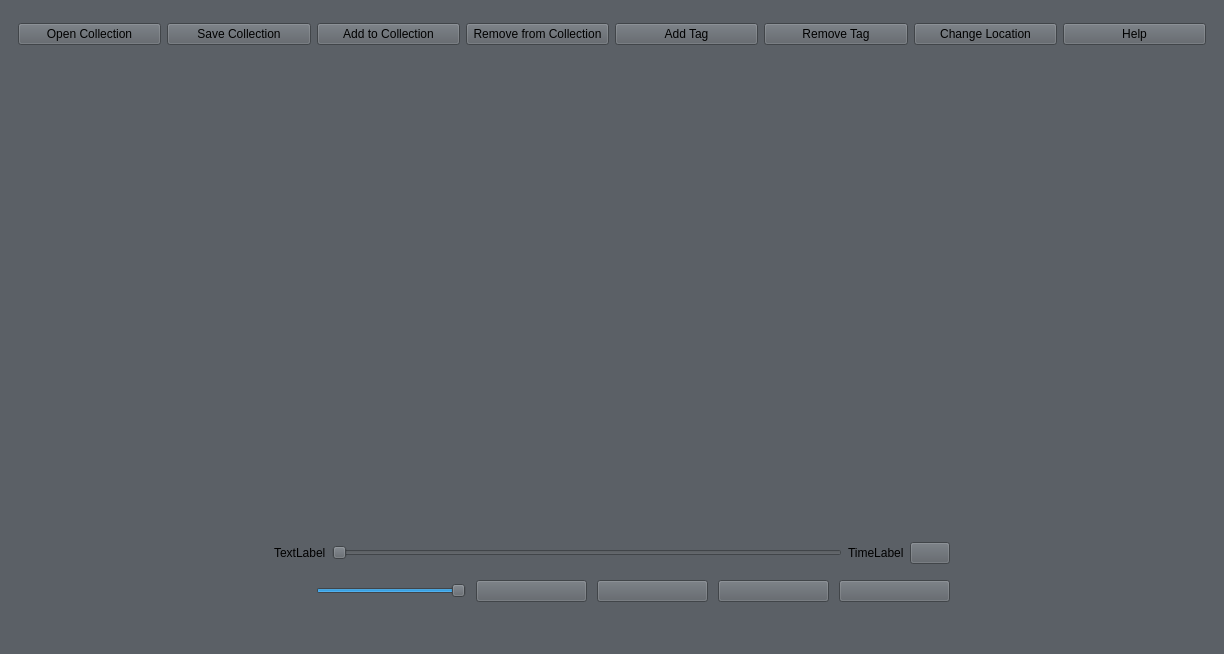
<?xml version="1.0" encoding="UTF-8"?>
<ui version="4.0">
 <class>MainWindow</class>
 <widget class="QMainWindow" name="MainWindow">
  <property name="geometry">
   <rect>
    <x>0</x>
    <y>0</y>
    <width>1224</width>
    <height>654</height>
   </rect>
  </property>
  <property name="minimumSize">
   <size>
    <width>1210</width>
    <height>654</height>
   </size>
  </property>
  <property name="windowTitle">
   <string>MainWindow</string>
  </property>
  <property name="styleSheet">
   <string notr="true">background-color: rgb(91, 96, 102)</string>
  </property>
  <widget class="QWidget" name="MainWidget">
   <property name="sizePolicy">
    <sizepolicy hsizetype="Preferred" vsizetype="Preferred">
     <horstretch>0</horstretch>
     <verstretch>2</verstretch>
    </sizepolicy>
   </property>
   <property name="minimumSize">
    <size>
     <width>861</width>
     <height>596</height>
    </size>
   </property>
   <layout class="QGridLayout" name="gridLayout_2">
    <item row="2" column="0" rowspan="2">
     <widget class="QWidget" name="TopLeftContainer" native="true">
      <property name="enabled">
       <bool>true</bool>
      </property>
      <property name="sizePolicy">
       <sizepolicy hsizetype="Fixed" vsizetype="Preferred">
        <horstretch>0</horstretch>
        <verstretch>0</verstretch>
       </sizepolicy>
      </property>
      <property name="minimumSize">
       <size>
        <width>250</width>
        <height>0</height>
       </size>
      </property>
      <property name="maximumSize">
       <size>
        <width>285</width>
        <height>16777215</height>
       </size>
      </property>
      <layout class="QVBoxLayout" name="leftLayout">
       <property name="spacing">
        <number>0</number>
       </property>
       <property name="leftMargin">
        <number>0</number>
       </property>
       <property name="topMargin">
        <number>0</number>
       </property>
       <property name="rightMargin">
        <number>0</number>
       </property>
       <property name="bottomMargin">
        <number>0</number>
       </property>
      </layout>
     </widget>
    </item>
    <item row="2" column="2" rowspan="2">
     <widget class="QWidget" name="TopRightContainer" native="true">
      <property name="enabled">
       <bool>true</bool>
      </property>
      <property name="sizePolicy">
       <sizepolicy hsizetype="Fixed" vsizetype="Expanding">
        <horstretch>0</horstretch>
        <verstretch>0</verstretch>
       </sizepolicy>
      </property>
      <property name="minimumSize">
       <size>
        <width>250</width>
        <height>0</height>
       </size>
      </property>
      <property name="maximumSize">
       <size>
        <width>285</width>
        <height>16777215</height>
       </size>
      </property>
      <layout class="QVBoxLayout" name="rightLayout">
       <property name="spacing">
        <number>0</number>
       </property>
       <property name="leftMargin">
        <number>0</number>
       </property>
       <property name="topMargin">
        <number>0</number>
       </property>
       <property name="rightMargin">
        <number>0</number>
       </property>
       <property name="bottomMargin">
        <number>0</number>
       </property>
      </layout>
     </widget>
    </item>
    <item row="2" column="1">
     <widget class="QWidget" name="VideoContainer" native="true">
      <property name="sizePolicy">
       <sizepolicy hsizetype="Preferred" vsizetype="Expanding">
        <horstretch>0</horstretch>
        <verstretch>0</verstretch>
       </sizepolicy>
      </property>
      <layout class="QGridLayout" name="centerLayout">
       <property name="bottomMargin">
        <number>9</number>
       </property>
      </layout>
     </widget>
    </item>
    <item row="1" column="0" colspan="3">
     <widget class="QWidget" name="Menu" native="true">
      <property name="minimumSize">
       <size>
        <width>0</width>
        <height>50</height>
       </size>
      </property>
      <layout class="QHBoxLayout" name="horizontalLayout">
       <item>
        <widget class="QPushButton" name="open_button">
         <property name="text">
          <string>Open Collection</string>
         </property>
        </widget>
       </item>
       <item>
        <widget class="QPushButton" name="save_button">
         <property name="text">
          <string>Save Collection</string>
         </property>
        </widget>
       </item>
       <item>
        <widget class="QPushButton" name="add_to_coll_button">
         <property name="text">
          <string>Add to Collection</string>
         </property>
        </widget>
       </item>
       <item>
        <widget class="QPushButton" name="remove_from_coll_button">
         <property name="text">
          <string>Remove from Collection</string>
         </property>
        </widget>
       </item>
       <item>
        <widget class="QPushButton" name="add_tag_button">
         <property name="text">
          <string>Add Tag</string>
         </property>
        </widget>
       </item>
       <item>
        <widget class="QPushButton" name="remove_tag_button">
         <property name="text">
          <string>Remove Tag</string>
         </property>
        </widget>
       </item>
       <item>
        <widget class="QPushButton" name="add_location_button">
         <property name="text">
          <string>Change Location</string>
         </property>
        </widget>
       </item>
       <item>
        <widget class="QPushButton" name="help_button">
         <property name="text">
          <string>Help</string>
         </property>
        </widget>
       </item>
      </layout>
     </widget>
    </item>
    <item row="3" column="1">
     <widget class="QWidget" name="ControlBarContainer" native="true">
      <property name="sizePolicy">
       <sizepolicy hsizetype="Preferred" vsizetype="Preferred">
        <horstretch>0</horstretch>
        <verstretch>0</verstretch>
       </sizepolicy>
      </property>
      <property name="minimumSize">
       <size>
        <width>0</width>
        <height>100</height>
       </size>
      </property>
      <layout class="QVBoxLayout" name="verticalLayout_2">
       <item>
        <layout class="QGridLayout" name="gridLayout">
         <property name="sizeConstraint">
          <enum>QLayout::SetMaximumSize</enum>
         </property>
         <property name="rightMargin">
          <number>0</number>
         </property>
         <item row="0" column="2">
          <widget class="QSlider" name="Progress">
           <property name="sizePolicy">
            <sizepolicy hsizetype="Expanding" vsizetype="Fixed">
             <horstretch>0</horstretch>
             <verstretch>0</verstretch>
            </sizepolicy>
           </property>
           <property name="minimumSize">
            <size>
             <width>0</width>
             <height>0</height>
            </size>
           </property>
           <property name="maximumSize">
            <size>
             <width>16777215</width>
             <height>16777215</height>
            </size>
           </property>
           <property name="orientation">
            <enum>Qt::Horizontal</enum>
           </property>
          </widget>
         </item>
         <item row="0" column="0">
          <widget class="QLabel" name="elapsed_label">
           <property name="text">
            <string>TextLabel</string>
           </property>
          </widget>
         </item>
         <item row="0" column="3">
          <widget class="QLabel" name="duration_label">
           <property name="sizePolicy">
            <sizepolicy hsizetype="Minimum" vsizetype="Preferred">
             <horstretch>0</horstretch>
             <verstretch>0</verstretch>
            </sizepolicy>
           </property>
           <property name="maximumSize">
            <size>
             <width>58</width>
             <height>16777215</height>
            </size>
           </property>
           <property name="text">
            <string>TimeLabel</string>
           </property>
          </widget>
         </item>
         <item row="0" column="4">
          <widget class="QPushButton" name="fullscreen">
           <property name="toolTip">
            <string>&lt;html&gt;&lt;head/&gt;&lt;body&gt;&lt;p&gt;Fullscreen&lt;/p&gt;&lt;/body&gt;&lt;/html&gt;</string>
           </property>
           <property name="text">
            <string/>
           </property>
           <property name="icon">
            <iconset resource="Resources.qrc">
             <normaloff>:/images/icons/fullscreen.png</normaloff>:/images/icons/fullscreen.png</iconset>
           </property>
          </widget>
         </item>
        </layout>
       </item>
       <item>
        <layout class="QHBoxLayout" name="ButtonVolumeLayout">
         <property name="spacing">
          <number>10</number>
         </property>
         <item>
          <widget class="QLabel" name="sound_label">
           <property name="sizePolicy">
            <sizepolicy hsizetype="Fixed" vsizetype="Fixed">
             <horstretch>0</horstretch>
             <verstretch>0</verstretch>
            </sizepolicy>
           </property>
           <property name="minimumSize">
            <size>
             <width>0</width>
             <height>0</height>
            </size>
           </property>
           <property name="maximumSize">
            <size>
             <width>32</width>
             <height>32</height>
            </size>
           </property>
           <property name="text">
            <string/>
           </property>
           <property name="pixmap">
            <pixmap resource="Resources.qrc">:/images/icons/icon-sound.png</pixmap>
           </property>
          </widget>
         </item>
         <item>
          <widget class="QSlider" name="Volume">
           <property name="sizePolicy">
            <sizepolicy hsizetype="Expanding" vsizetype="Preferred">
             <horstretch>0</horstretch>
             <verstretch>0</verstretch>
            </sizepolicy>
           </property>
           <property name="maximumSize">
            <size>
             <width>150</width>
             <height>150</height>
            </size>
           </property>
           <property name="value">
            <number>99</number>
           </property>
           <property name="orientation">
            <enum>Qt::Horizontal</enum>
           </property>
          </widget>
         </item>
         <item>
          <widget class="QPushButton" name="PreviousButton">
           <property name="toolTip">
            <string>&lt;html&gt;&lt;head/&gt;&lt;body&gt;&lt;p&gt;Go to previous video&lt;/p&gt;&lt;p&gt;&lt;br/&gt;&lt;/p&gt;&lt;/body&gt;&lt;/html&gt;</string>
           </property>
           <property name="text">
            <string/>
           </property>
           <property name="icon">
            <iconset resource="Resources.qrc">
             <normaloff>:/images/icons/backwards.png</normaloff>:/images/icons/backwards.png</iconset>
           </property>
          </widget>
         </item>
         <item>
          <widget class="QPushButton" name="PlayButton">
           <property name="toolTip">
            <string>&lt;html&gt;&lt;head/&gt;&lt;body&gt;&lt;p&gt;Resume the video &lt;/p&gt;&lt;p&gt;&lt;br/&gt;&lt;/p&gt;&lt;/body&gt;&lt;/html&gt;</string>
           </property>
           <property name="text">
            <string/>
           </property>
           <property name="icon">
            <iconset resource="Resources.qrc">
             <normaloff>:/images/icons/icons8-play-24.png</normaloff>:/images/icons/icons8-play-24.png</iconset>
           </property>
          </widget>
         </item>
         <item>
          <widget class="QPushButton" name="NextButton">
           <property name="sizePolicy">
            <sizepolicy hsizetype="Minimum" vsizetype="Fixed">
             <horstretch>0</horstretch>
             <verstretch>0</verstretch>
            </sizepolicy>
           </property>
           <property name="maximumSize">
            <size>
             <width>16777215</width>
             <height>16777215</height>
            </size>
           </property>
           <property name="baseSize">
            <size>
             <width>91</width>
             <height>31</height>
            </size>
           </property>
           <property name="toolTip">
            <string>&lt;html&gt;&lt;head/&gt;&lt;body&gt;&lt;p&gt;Go to next video&lt;/p&gt;&lt;p&gt;&lt;br/&gt;&lt;/p&gt;&lt;/body&gt;&lt;/html&gt;</string>
           </property>
           <property name="text">
            <string/>
           </property>
           <property name="icon">
            <iconset resource="Resources.qrc">
             <normaloff>:/images/icons/forwards.png</normaloff>:/images/icons/forwards.png</iconset>
           </property>
          </widget>
         </item>
         <item>
          <widget class="QPushButton" name="StopButton">
           <property name="toolTip">
            <string>&lt;html&gt;&lt;head/&gt;&lt;body&gt;&lt;p&gt;Stop the video &lt;/p&gt;&lt;/body&gt;&lt;/html&gt;</string>
           </property>
           <property name="text">
            <string/>
           </property>
           <property name="icon">
            <iconset resource="Resources.qrc">
             <normaloff>:/images/icons/icons8-stop-24.png</normaloff>:/images/icons/icons8-stop-24.png</iconset>
           </property>
          </widget>
         </item>
        </layout>
       </item>
      </layout>
     </widget>
    </item>
   </layout>
  </widget>
  <widget class="QStatusBar" name="statusbar"/>
  <action name="actionOpen">
   <property name="icon">
    <iconset resource="Resources.qrc">
     <normaloff>:/images/icons/icons8-file-24.png</normaloff>:/images/icons/icons8-file-24.png</iconset>
   </property>
   <property name="text">
    <string>Open</string>
   </property>
   <property name="toolTip">
    <string>Open file</string>
   </property>
  </action>
 </widget>
 <resources>
  <include location="Resources.qrc"/>
 </resources>
 <connections/>
</ui>
